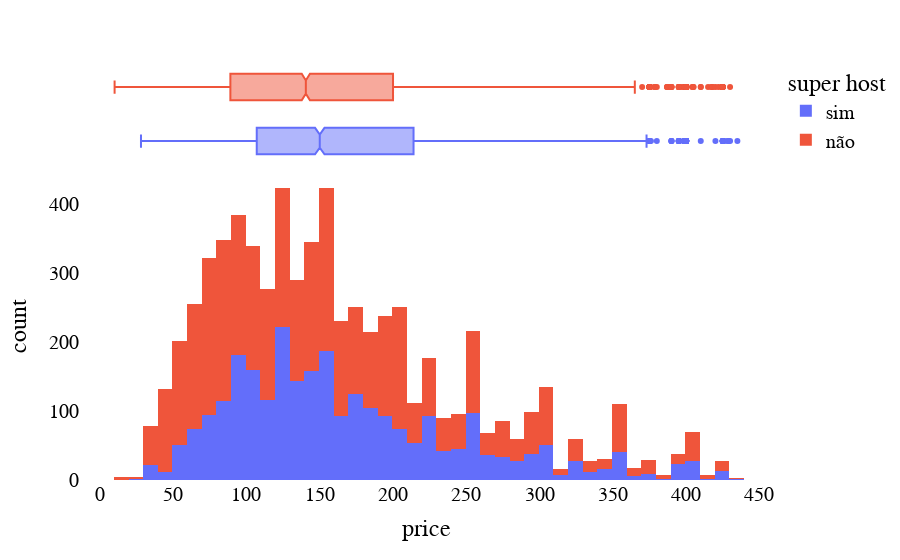

The notebook cell saved with this chart:
### Code cell
fig = px.histogram(df_prices, x='price', color='super host', marginal='box')
# Defina um título personalizado para o eixo X

fig.update_layout(**font_layout())

### Figure 1 — Plotly figure (JSON) as saved in the notebook; plotly's stock layout.template omitted (floating-point values rounded to 4 significant figures; data arrays with more than 128 entries replaced by an {"elided": "..."} marker saying what was removed)
{"data": [{"alignmentgroup": "True", "bingroup": "x", "hovertemplate": "super host=sim<br>price=%{x}<br>count=%{y}<extra></extra>", "legendgroup": "sim", "marker": {"color": "#636efa", "pattern": {"shape": ""}}, "name": "sim", "offsetgroup": "sim", "orientation": "v", "showlegend": true, "type": "histogram", "x": {"elided": "2718 int values"}, "xaxis": "x", "yaxis": "y"}, {"alignmentgroup": "True", "hovertemplate": "super host=sim<br>price=%{x}<extra></extra>", "legendgroup": "sim", "marker": {"color": "#636efa"}, "name": "sim", "notched": true, "offsetgroup": "sim", "showlegend": false, "type": "box", "x": {"elided": "2718 int values"}, "xaxis": "x2", "yaxis": "y2"}, {"alignmentgroup": "True", "bingroup": "x", "hovertemplate": "super host=não<br>price=%{x}<br>count=%{y}<extra></extra>", "legendgroup": "não", "marker": {"color": "#EF553B", "pattern": {"shape": ""}}, "name": "não", "offsetgroup": "não", "orientation": "v", "showlegend": true, "type": "histogram", "x": {"elided": "3860 int values"}, "xaxis": "x", "yaxis": "y"}, {"alignmentgroup": "True", "hovertemplate": "super host=não<br>price=%{x}<extra></extra>", "legendgroup": "não", "marker": {"color": "#EF553B"}, "name": "não", "notched": true, "offsetgroup": "não", "showlegend": false, "type": "box", "x": {"elided": "3860 int values"}, "xaxis": "x2", "yaxis": "y2"}], "layout": {"barmode": "relative", "font": {"color": "black", "family": "Times New Roman", "size": 20}, "legend": {"title": {"text": "super host"}, "tracegroupgap": 0}, "margin": {"t": 60}, "paper_bgcolor": "rgba(0,0,0,0)", "plot_bgcolor": "rgba(0,0,0,0)", "title": {"font": {"color": "black", "family": "Times New Roman"}}, "xaxis": {"anchor": "y", "domain": [0, 1], "title": {"text": "price"}}, "xaxis2": {"anchor": "y2", "domain": [0, 1], "matches": "x", "showgrid": true, "showticklabels": false}, "yaxis": {"anchor": "x", "domain": [0, 0.7326], "title": {"text": "count"}}, "yaxis2": {"anchor": "x2", "domain": [0.7426, 1], "matches": "y2", "showgrid": false, "showline": false, "showticklabels": false, "ticks": ""}}}
